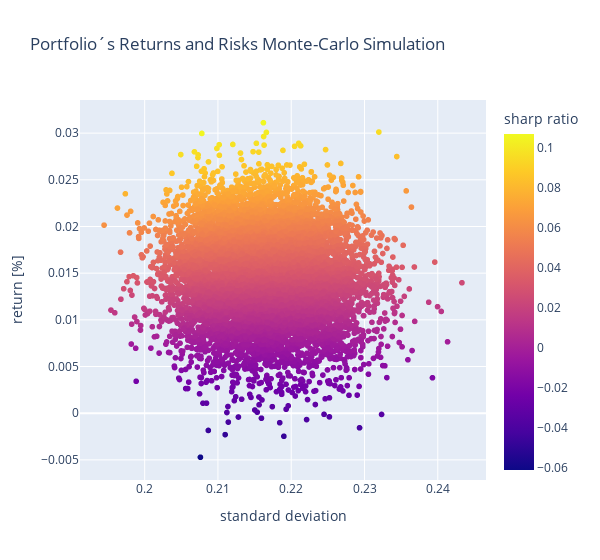

Source (notebook cell):
### Code cell
# plot returns vs risk
fig = px.scatter(x=df_simulation['portfolio standard dev'], 
                 y=df_simulation['portfolio return']*100,
                 color=df_simulation['portfolio sharp ratio']*100,
                 labels={'y': 'return [%]', 'x': 'standard deviation', 'color': 'sharp ratio'},
                 width=600, 
                 title='Portfolio´s Returns and Risks Monte-Carlo Simulation')
fig.show()

### Figure 1 — Plotly figure (JSON) as saved in the notebook; plotly's stock layout.template omitted (floating-point values rounded to 4 significant figures; data arrays with more than 128 entries replaced by an {"elided": "..."} marker saying what was removed)
{"data": [{"hovertemplate": "standard deviation=%{x}<br>return [%]=%{y}<br>sharp ratio=%{marker.color}<extra></extra>", "legendgroup": "", "marker": {"color": {"elided": "10000 float values"}, "coloraxis": "coloraxis", "symbol": "circle"}, "mode": "markers", "name": "", "showlegend": false, "type": "scattergl", "x": {"elided": "10000 float values"}, "xaxis": "x", "y": {"elided": "10000 float values"}, "yaxis": "y"}], "layout": {"coloraxis": {"colorbar": {"title": {"text": "sharp ratio"}}, "colorscale": [[0, "#0d0887"], [0.1111, "#46039f"], [0.2222, "#7201a8"], [0.3333, "#9c179e"], [0.4444, "#bd3786"], [0.5556, "#d8576b"], [0.6667, "#ed7953"], [0.7778, "#fb9f3a"], [0.8889, "#fdca26"], [1, "#f0f921"]]}, "legend": {"tracegroupgap": 0}, "title": {"text": "Portfolio´s Returns and Risks Monte-Carlo Simulation"}, "width": 600, "xaxis": {"anchor": "y", "domain": [0, 1], "title": {"text": "standard deviation"}}, "yaxis": {"anchor": "x", "domain": [0, 1], "title": {"text": "return [%]"}}}}
